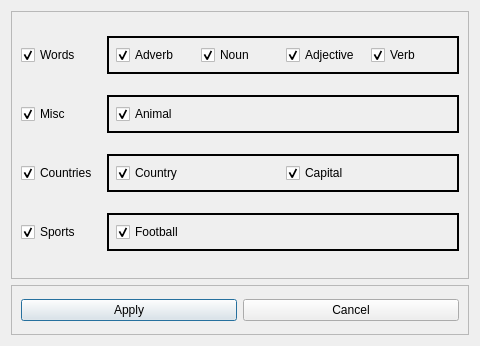
<?xml version="1.0" encoding="UTF-8"?>
<ui version="4.0">
 <class>Dialog</class>
 <widget class="QDialog" name="Dialog">
  <property name="geometry">
   <rect>
    <x>0</x>
    <y>0</y>
    <width>480</width>
    <height>346</height>
   </rect>
  </property>
  <property name="windowTitle">
   <string>Dialog</string>
  </property>
  <layout class="QGridLayout" name="gridLayout">
   <item row="2" column="0">
    <widget class="QFrame" name="frame">
     <property name="maximumSize">
      <size>
       <width>16777215</width>
       <height>50</height>
      </size>
     </property>
     <property name="frameShape">
      <enum>QFrame::StyledPanel</enum>
     </property>
     <property name="frameShadow">
      <enum>QFrame::Raised</enum>
     </property>
     <layout class="QHBoxLayout" name="horizontalLayout">
      <item>
       <widget class="QPushButton" name="apply">
        <property name="text">
         <string>Apply</string>
        </property>
       </widget>
      </item>
      <item>
       <widget class="QPushButton" name="cancel">
        <property name="text">
         <string>Cancel</string>
        </property>
       </widget>
      </item>
     </layout>
    </widget>
   </item>
   <item row="1" column="0">
    <widget class="QFrame" name="frame_2">
     <property name="frameShape">
      <enum>QFrame::StyledPanel</enum>
     </property>
     <property name="frameShadow">
      <enum>QFrame::Raised</enum>
     </property>
     <layout class="QGridLayout" name="gridLayout_2">
      <item row="2" column="1">
       <widget class="QWidget" name="CountriesWidget" native="true">
        <property name="styleSheet">
         <string notr="true">QWidget#CountriesWidget{
border: 2px solid black;
}</string>
        </property>
        <layout class="QHBoxLayout" name="horizontalLayout_3">
         <item>
          <widget class="QCheckBox" name="country">
           <property name="text">
            <string>Country</string>
           </property>
           <property name="checked">
            <bool>true</bool>
           </property>
          </widget>
         </item>
         <item>
          <widget class="QCheckBox" name="capital">
           <property name="text">
            <string>Capital</string>
           </property>
           <property name="checked">
            <bool>true</bool>
           </property>
          </widget>
         </item>
        </layout>
       </widget>
      </item>
      <item row="2" column="0">
       <widget class="QCheckBox" name="countries">
        <property name="text">
         <string>Countries</string>
        </property>
        <property name="checked">
         <bool>true</bool>
        </property>
       </widget>
      </item>
      <item row="0" column="0">
       <widget class="QCheckBox" name="words">
        <property name="maximumSize">
         <size>
          <width>80</width>
          <height>16777215</height>
         </size>
        </property>
        <property name="text">
         <string>Words</string>
        </property>
        <property name="checked">
         <bool>true</bool>
        </property>
       </widget>
      </item>
      <item row="1" column="0">
       <widget class="QCheckBox" name="misc">
        <property name="text">
         <string>Misc</string>
        </property>
        <property name="checked">
         <bool>true</bool>
        </property>
       </widget>
      </item>
      <item row="0" column="1">
       <widget class="QWidget" name="WordsWidget" native="true">
        <property name="styleSheet">
         <string notr="true">QWidget#WordsWidget{
border: 2px solid black;
}</string>
        </property>
        <layout class="QHBoxLayout" name="horizontalLayout_2">
         <item>
          <widget class="QCheckBox" name="adverb">
           <property name="text">
            <string>Adverb</string>
           </property>
           <property name="checked">
            <bool>true</bool>
           </property>
          </widget>
         </item>
         <item>
          <widget class="QCheckBox" name="noun">
           <property name="text">
            <string>Noun</string>
           </property>
           <property name="checked">
            <bool>true</bool>
           </property>
          </widget>
         </item>
         <item>
          <widget class="QCheckBox" name="adjective">
           <property name="text">
            <string>Adjective</string>
           </property>
           <property name="checked">
            <bool>true</bool>
           </property>
          </widget>
         </item>
         <item>
          <widget class="QCheckBox" name="verb">
           <property name="text">
            <string>Verb</string>
           </property>
           <property name="checked">
            <bool>true</bool>
           </property>
          </widget>
         </item>
        </layout>
       </widget>
      </item>
      <item row="3" column="0">
       <widget class="QCheckBox" name="sports">
        <property name="text">
         <string>Sports</string>
        </property>
        <property name="checked">
         <bool>true</bool>
        </property>
       </widget>
      </item>
      <item row="3" column="1">
       <widget class="QWidget" name="SportsWidget" native="true">
        <property name="styleSheet">
         <string notr="true">QWidget#SportsWidget{
border: 2px solid black;
}</string>
        </property>
        <layout class="QHBoxLayout" name="horizontalLayout_4">
         <item>
          <widget class="QCheckBox" name="football">
           <property name="text">
            <string>Football</string>
           </property>
           <property name="checked">
            <bool>true</bool>
           </property>
          </widget>
         </item>
        </layout>
       </widget>
      </item>
      <item row="1" column="1">
       <widget class="QWidget" name="MiscWidget" native="true">
        <property name="styleSheet">
         <string notr="true">QWidget#MiscWidget{
border: 2px solid black;
}</string>
        </property>
        <layout class="QHBoxLayout" name="horizontalLayout_5">
         <item>
          <widget class="QCheckBox" name="animal">
           <property name="text">
            <string>Animal</string>
           </property>
           <property name="checked">
            <bool>true</bool>
           </property>
          </widget>
         </item>
        </layout>
       </widget>
      </item>
     </layout>
    </widget>
   </item>
  </layout>
 </widget>
 <resources/>
 <connections/>
</ui>
